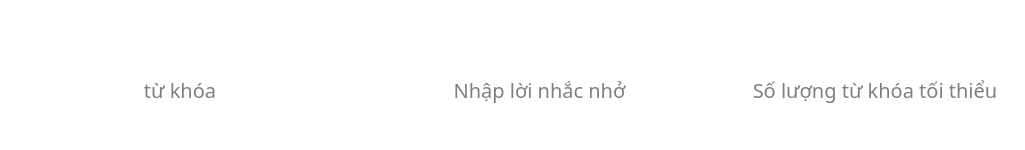
<?xml version="1.0" encoding="UTF-8"?>
<ui version="4.0">
 <class>MainWindow</class>
 <widget class="QMainWindow" name="MainWindow">
  <property name="geometry">
   <rect>
    <x>0</x>
    <y>0</y>
    <width>1025</width>
    <height>150</height>
   </rect>
  </property>
  <property name="minimumSize">
   <size>
    <width>1025</width>
    <height>150</height>
   </size>
  </property>
  <property name="maximumSize">
   <size>
    <width>16777215</width>
    <height>150</height>
   </size>
  </property>
  <property name="windowTitle">
   <string>MainWindow</string>
  </property>
  <property name="styleSheet">
   <string notr="true">background: rgba(255,255,255,50);
border-radius: 10px;</string>
  </property>
  <widget class="QWidget" name="centralwidget">
   <layout class="QHBoxLayout" name="horizontalLayout_5">
    <property name="spacing">
     <number>0</number>
    </property>
    <property name="leftMargin">
     <number>0</number>
    </property>
    <property name="topMargin">
     <number>0</number>
    </property>
    <property name="rightMargin">
     <number>0</number>
    </property>
    <property name="bottomMargin">
     <number>0</number>
    </property>
    <item>
     <layout class="QVBoxLayout" name="verticalLayout">
      <property name="spacing">
       <number>0</number>
      </property>
      <property name="topMargin">
       <number>0</number>
      </property>
      <item>
       <layout class="QHBoxLayout" name="horizontalLayout_4">
        <item>
         <spacer name="horizontalSpacer_2">
          <property name="orientation">
           <enum>Qt::Horizontal</enum>
          </property>
          <property name="sizeHint" stdset="0">
           <size>
            <width>40</width>
            <height>20</height>
           </size>
          </property>
         </spacer>
        </item>
        <item>
         <widget class="QPushButton" name="close_btn">
          <property name="minimumSize">
           <size>
            <width>16</width>
            <height>16</height>
           </size>
          </property>
          <property name="maximumSize">
           <size>
            <width>16</width>
            <height>16</height>
           </size>
          </property>
          <property name="layoutDirection">
           <enum>Qt::LeftToRight</enum>
          </property>
          <property name="styleSheet">
           <string notr="true">QPushButton {
	background-color:transparent;
	border-radius: 5px;
}

QPushButton:hover {
	background-color: rgb(223, 223, 223);
}

QPushButton:pressed {
	background-color: rgb(207, 207, 207);
}</string>
          </property>
          <property name="text">
           <string/>
          </property>
          <property name="icon">
           <iconset resource="Resources.qrc">
            <normaloff>:/images/icons/close.png</normaloff>:/images/icons/close.png</iconset>
          </property>
          <property name="iconSize">
           <size>
            <width>8</width>
            <height>8</height>
           </size>
          </property>
         </widget>
        </item>
       </layout>
      </item>
      <item>
       <layout class="QHBoxLayout" name="info_area">
        <item>
         <widget class="QLineEdit" name="keyword">
          <property name="minimumSize">
           <size>
            <width>30</width>
            <height>30</height>
           </size>
          </property>
          <property name="maximumSize">
           <size>
            <width>16777215</width>
            <height>30</height>
           </size>
          </property>
          <property name="font">
           <font>
            <family>iCiel Effra Regular</family>
            <pointsize>15</pointsize>
           </font>
          </property>
          <property name="styleSheet">
           <string notr="true">border-radius: 10px;
color: rgb(0, 0, 0);
background-color: rgb(255, 255, 255);</string>
          </property>
          <property name="alignment">
           <set>Qt::AlignCenter</set>
          </property>
          <property name="placeholderText">
           <string>từ khóa</string>
          </property>
         </widget>
        </item>
        <item>
         <widget class="QLineEdit" name="message">
          <property name="minimumSize">
           <size>
            <width>0</width>
            <height>100</height>
           </size>
          </property>
          <property name="maximumSize">
           <size>
            <width>16777215</width>
            <height>16777215</height>
           </size>
          </property>
          <property name="sizeIncrement">
           <size>
            <width>0</width>
            <height>30</height>
           </size>
          </property>
          <property name="font">
           <font>
            <family>iCiel Effra Regular</family>
            <pointsize>15</pointsize>
           </font>
          </property>
          <property name="styleSheet">
           <string notr="true">border-radius: 10px;
color: rgb(0, 0, 0);
background-color: rgb(255, 255, 255);</string>
          </property>
          <property name="locale">
           <locale language="Vietnamese" country="Vietnam"/>
          </property>
          <property name="inputMask">
           <string/>
          </property>
          <property name="text">
           <string/>
          </property>
          <property name="maxLength">
           <number>32767</number>
          </property>
          <property name="alignment">
           <set>Qt::AlignCenter</set>
          </property>
          <property name="placeholderText">
           <string>Nhập lời nhắc nhở</string>
          </property>
         </widget>
        </item>
        <item>
         <widget class="Line" name="line_2">
          <property name="styleSheet">
           <string notr="true">color: rgb(255,255,255);</string>
          </property>
          <property name="frameShadow">
           <enum>QFrame::Plain</enum>
          </property>
          <property name="lineWidth">
           <number>2</number>
          </property>
          <property name="orientation">
           <enum>Qt::Vertical</enum>
          </property>
         </widget>
        </item>
        <item>
         <widget class="Line" name="line">
          <property name="minimumSize">
           <size>
            <width>0</width>
            <height>0</height>
           </size>
          </property>
          <property name="styleSheet">
           <string notr="true">color: rgb(255,255,255);</string>
          </property>
          <property name="frameShadow">
           <enum>QFrame::Plain</enum>
          </property>
          <property name="lineWidth">
           <number>2</number>
          </property>
          <property name="orientation">
           <enum>Qt::Vertical</enum>
          </property>
         </widget>
        </item>
        <item>
         <widget class="QLineEdit" name="count">
          <property name="maximumSize">
           <size>
            <width>300</width>
            <height>30</height>
           </size>
          </property>
          <property name="sizeIncrement">
           <size>
            <width>300</width>
            <height>30</height>
           </size>
          </property>
          <property name="font">
           <font>
            <family>iCiel Effra Regular</family>
            <pointsize>15</pointsize>
           </font>
          </property>
          <property name="styleSheet">
           <string notr="true">border-radius: 10px;
color: rgb(0, 0, 0);
background-color: rgb(255, 255, 255);</string>
          </property>
          <property name="locale">
           <locale language="Vietnamese" country="Vietnam"/>
          </property>
          <property name="inputMask">
           <string/>
          </property>
          <property name="text">
           <string/>
          </property>
          <property name="maxLength">
           <number>32767</number>
          </property>
          <property name="alignment">
           <set>Qt::AlignCenter</set>
          </property>
          <property name="placeholderText">
           <string>Số lượng từ khóa tối thiểu</string>
          </property>
         </widget>
        </item>
       </layout>
      </item>
     </layout>
    </item>
   </layout>
  </widget>
 </widget>
 <resources>
  <include location="Resources.qrc"/>
 </resources>
 <connections/>
</ui>
